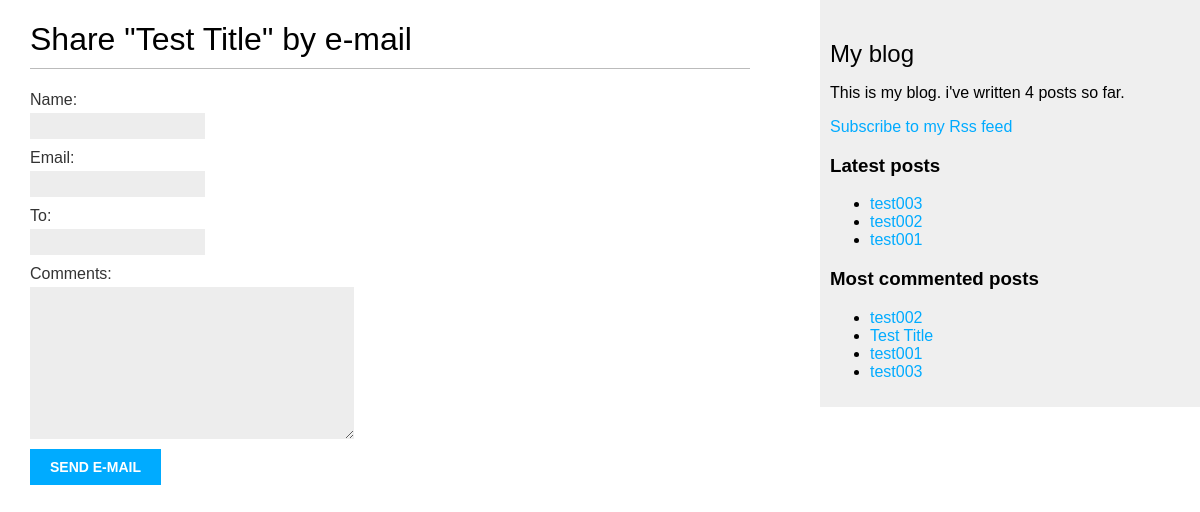
/blog/1/share/, run on an earlier commit of the app's database.
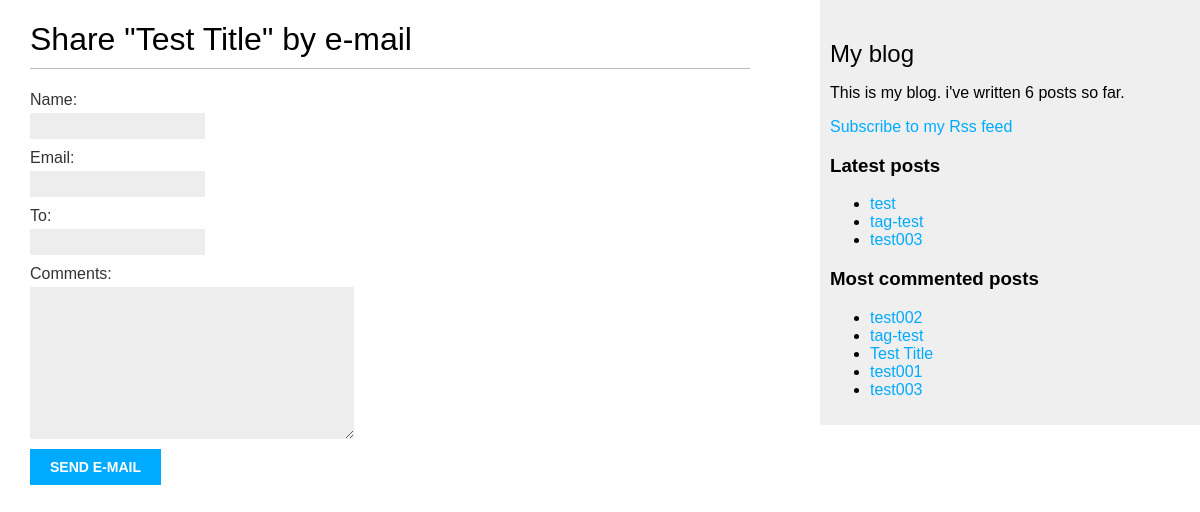
And on a later commit of the database.
### blog/models.py (models this page shows, shortened)
class Post(models.Model):
    class Status(models.TextChoices):
        DRAFT = 'DF', 'Draft'
        PUBLISHED = 'PB', 'Published'
    title = models.CharField(max_length=250)
    slug = models.SlugField(max_length=250, unique_for_date='publish')
    author = models.ForeignKey(User, on_delete=models.CASCADE, related_name='blog_posts')
    body = models.TextField()
    publish = models.DateTimeField(default=timezone.now)
    created = models.DateTimeField(auto_now_add=True)
    updated = models.DateTimeField(auto_now=True)
    status = models.CharField(max_length=2, choices=Status.choices, default=Status.DRAFT)
    objects = models.Manager()
    published = PublishedManager()
    tags = TaggableManager()
    class Meta:
        ordering = ['-publish']
        indexes = [
            models.Index(fields=['-publish']),
        ]
    def get_absolute_url(self):
        return reverse('blog:post_detail', args=[
            self.publish.year, self.publish.month, self.publish.day, self.slug
        ])

### blog/views.py (the view)
# urls.py: path('<int:post_id>/share/', views.post_share, name='post_share'),
def post_share(request, post_id):
    post = get_object_or_404(Post, id=post_id, status=Post.Status.PUBLISHED)
    sent = False
    if request.method == "POST":
        form = EmailPostForm(request.POST)
        if form.is_valid():
            cd = form.cleaned_data
            post_url = request.build_absolute_uri(post.get_absolute_url())
            subject = f"{cd['name']} recommends you read {post.title}"
            message = f"Read {post.title} at {post_url}\n\n{cd['name']}'s comments: {cd['comments']}"
            send_mail(subject, message, 'seungryeol156@gmail.com', [cd['name']])
            sent = True
    else:
        form = EmailPostForm()
    return render(request, 'blog/post/share.html', {
        'post': post,
        'form': form,
        'sent': sent
    })

### blog/form.py
class EmailPostForm(forms.Form):
    name = forms.CharField(max_length=25)
    email = forms.EmailField()
    to = forms.EmailField()
    comments = forms.CharField(
        required=False,
        widget=forms.Textarea)

### blog/models.py (called while the page is built)
    def get_queryset(self):
        return super().get_queryset().filter(status=Post.Status.PUBLISHED)

### blog/templatetags/blog_tags.py (called while the page is built)
@register.simple_tag
def total_posts():
    return Post.objects.count()

@register.inclusion_tag('blog/post/latest_posts.html')
def show_latest_posts(count=5):
    latest_posts = Post.published.order_by('-publish')[:count]
    return {'latest_posts': latest_posts}

@register.simple_tag
def get_most_commented_posts(count=5):
    return Post.published.annotate(
        total_comments=Count('comments')
    ).order_by('-total_comments')[:count]

### blog/templates/blog/post/share.html (shortened to what this page needs)
{% extends "blog/base.html" %}
{% block content %}
    {% if sent %}
        <h1>E-mail successfully sent</h1>
        <p>
            "{{ post.title }}" was successfully sent to {{ form.cleaned_data.to }}
        </p>
    {% else %}
        <h1>Share "{{ post.title }}" by e-mail</h1>
        <form method="post">
            {{ form.as_p }}
            <input type="submit" value="Send e-mail">
        </form>
   {% endif %}
{% endblock %}

### blog/templates/blog/base.html (shortened to what this page needs)
{% load blog_tags %}
{% load static %}
<!DOCTYPE html>
<html lang="en">
<head>
    <link href="{% static "css/blog.css" %}" rel="stylesheet">
</head>
<body>
    <div id="content">
        {% block content %}
        {% endblock %}
    </div>
    <div id="sidebar">
        <h2>My blog</h2>
        <p>This is my blog.
            i've written {% total_posts %} posts so far.
        </p>
        <p>
            <a href="{% url "blog:post_feed" %}">
                Subscribe to my Rss feed
            </a>
        </p>
        <h3>Latest posts</h3>
        {% show_latest_posts 3 %}
        <h3>Most commented posts</h3>
        {%  get_most_commented_posts as most_commented_posts %}
        <ul>
            {% for post in most_commented_posts %}
                <li>
                    <a href="{{ post.get_absolute_url }}">{{ post.title }}</a>
                </li>
            {% endfor %}
        </ul>
    </div>
</body>
</html>

### blog/templates/blog/post/latest_posts.html
<ul>
    {% for post in latest_posts %}
        <li>
            <a href="{{ post.get_absolute_url }}">{{ post.title }}</a>
        </li>
    {% endfor %}
</ul>

What changed in the data, as far as the page shows it:
no longer on one of the page's lists (row edited): Post: title "test002"
no longer on one of the page's lists (row unchanged): Post: title "test001"
added Post: title "test", shown under "Latest posts"
added Post: title "tag-test"
Also different on the page:
text no longer shown: "4"
text now shown: "6"
